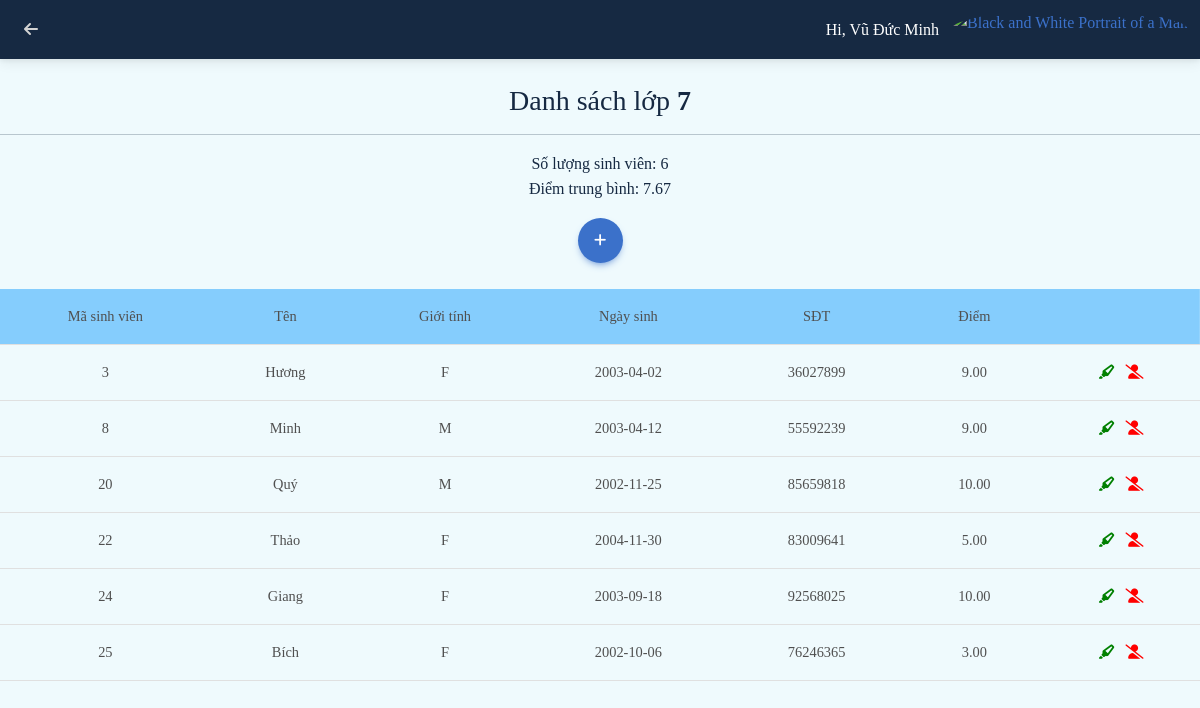
The page /viewclass.php?id=7 (signed in) on the database its author committed.
### tables this page shows
CREATE TABLE `student_class` (
  `id_student` int(11) DEFAULT NULL,
  `id_class` int(11) DEFAULT NULL,
  `mark` decimal(10,2) DEFAULT NULL
);

CREATE TABLE `student` (
  `id` int(11) NOT NULL,
  `name` varchar(30) DEFAULT NULL,
  `gender` char(1) DEFAULT NULL,
  `dob` date DEFAULT NULL,
  `phone` varchar(30) DEFAULT NULL,
  `gpa` decimal(10,2) DEFAULT NULL,
  `ranking` varchar(10) DEFAULT NULL
);

### viewclass.php (the view, shortened to what this page needs)
<?php
if(isset($_GET['id']) && !empty(trim($_GET['id'])))
{
  require_once 'includes/db_connection.php';
  $ClassID=trim($_GET['id']);
  $sql="SELECT * FROM student s
  JOIN student_class sc ON sc.id_student=s.id
  WHERE sc.id_class = " . $ClassID ."
  ORDER BY sc.id_student ASC;";
  $result=mysqli_query($conn, $sql);
}else
{
  echo "<h1>Something wrong bro...</h1>";
}
?>
<!DOCTYPE html>
<html lang="en">
<head>
  <link rel="stylesheet" href="https://cdnjs.cloudflare.com/ajax/libs/font-awesome/6.0.0/css/all.min.css" />
  <link rel="stylesheet" href="css/mdb.min.css" />
  <link rel="stylesheet" href="css/style.css">
</head>
<body>
<nav class="navbar navbar-expand-lg navbar-light bg-light" style="background: rgb(74,139,223);
background: radial-gradient(circle, rgba(74,139,223,1) 0%, rgba(22,41,66,1) 0%);">
  <div class="container-fluid">
    <div class="collapse navbar-collapse" id="navbarSupportedContent">
      <ul class="navbar-nav me-auto d-flex flex-row mt-3 mt-lg-0">
      <li class="nav-item text-center mx-2 mx-lg-1">
          <a class="nav-link left-link" aria-current="page" href="classlist.php">
            <div>
              <i class="fas fa-arrow-left"></i>
            </div>
          </a>
        </li>
      </ul>
    </div>
    <div class="d-flex align-items-center">
      <div style="color:white;"><?php echo "Hi, ".$_SESSION['username']."&nbsp;&nbsp;&nbsp;"; ?></div>
      <div class="dropdown">
        <a
          class="dropdown-toggle d-flex align-items-center hidden-arrow"
          href="#"
          id="navbarDropdownMenuAvatar"
          role="button"
          data-mdb-toggle="dropdown"
          aria-expanded="false"
        >
          <img
            src="https://mdbcdn.b-cdn.net/img/new/avatars/2.webp"
            class="rounded-circle"
            height="40"
            alt="Black and White Portrait of a Man"
            loading="lazy"
          />
        </a>
      </div>
    </div>
  </div>
</nav>
<br>
<div style="text-align: center; color:#162942"><h3 >Danh sách lớp <b><?php echo $ClassID; ?></b></h3>
<hr>
<p>
  <?php
  $query="SELECT COUNT(*) AS count, ROUND(AVG(mark), 2) AS average_mark FROM student_class WHERE id_class = '" . $ClassID ."'";
  $res = mysqli_query($conn, $query);
  $row = mysqli_fetch_array($res);
  echo "Số lượng sinh viên: ".$row["count"]."<br>
  Điểm trung bình: ".$row["average_mark"]."";
  ?>
</p>
<a class="btn btn-primary btn-lg btn-floating" role="button" href='addtoclass.php?' title="Thêm sinh viên vào lớp"><i class="fas fa-plus"></i></a>
</div>
<br>
<table class="table table-hover td">
  <thead>
    <tr style="background: rgb(133,205,253);
background: linear-gradient(45deg, rgba(133,205,253,1) 100%, rgba(255,120,164,0) 100%);">
      <th scope="col">Mã sinh viên</th>
      <th scope="col">Tên</th>
      <th scope="col">Giới tính</th>
      <th scope="col">Ngày sinh</th>
      <th scope="col">SĐT</th>
      <th scope="col">Điểm</th>
      <th scope="col"></th>
    </tr>
    </thead>
    <tbody>
<?php
while($row = mysqli_fetch_array($result))
{
  echo "<tr >
  <th scope='row'>" . $row["id"] . "</th>
  <td>" . $row["name"] . "</td>
  <td>" . $row["gender"] . "</td>
  <td>" . $row["dob"] . "</td>
  <td>" . $row["phone"] . "</td>
  <td>" . $row["mark"] . "</td>
  <td>
  <a href='mark.php?Stuid=" . $row['id']
  . "&Classid=".$ClassID."'title='Chấm điểm'>
  <span class='fas fa-highlighter' style='color: green'></span>&nbsp;&nbsp</a>
  <a href='kick.php?id=" . $row['id']
  . "'title='Xóa khỏi lớp'>
  <span class='fas fa-user-slash' style='color: red'></span></a>
  </tr>";
}
?>
</tbody>
</table>
</body>
</html>

### css/style.css (style rules this page uses)
* { font-family:Cambria, Cochin, Georgia, Times, 'Times New Roman', serif; }

### viewclass.php (style rules this page uses)
.left-link { color:#d3d3d3; transition: opacity 0.15s; }
.td { text-align: center; }
body { background: rgb(239,250,253); background: linear-gradient(90deg, rgba(239,250,253,1) 100%, rgba(74,139,223,1) 100%); }

### rows shown on the page
student_class: id_student "3", id_student.name "Hương", id_student.gender "F", id_student.dob "2003-04-02", id_student.phone "36027899", mark "9.00"
student_class: id_student "8", id_student.name "Minh", id_student.gender "M", id_student.dob "2003-04-12", id_student.phone "55592239", mark "9.00"
student_class: id_student "20", id_student.name "Quý", id_student.gender "M", id_student.dob "2002-11-25", id_student.phone "85659818", mark "10.00"
student_class: id_student "22", id_student.name "Thảo", id_student.gender "F", id_student.dob "2004-11-30", id_student.phone "83009641", mark "5.00"
student_class: id_student "24", id_student.name "Giang", id_student.gender "F", id_student.dob "2003-09-18", id_student.phone "92568025", mark "10.00"
student_class: id_student "25", id_student.name "Bích", id_student.gender "F", id_student.dob "2002-10-06", id_student.phone "76246365", mark "3.00"

### other values the page prints
$_SESSION['username'] "Vũ Đức Minh"
$ClassID "7"
$row["count"] "6"
$row["average_mark"] "7.67"
